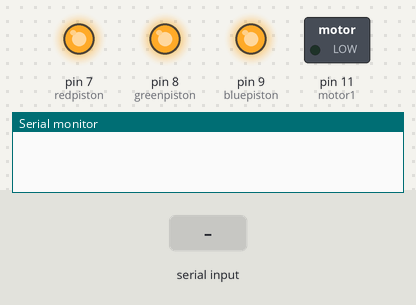
Simulated run of this sketch. Board: Arduino Uno, built with avr-gcc and run on an emulated ATmega328P. Parts: switched loads named in the sketch (green lamp = pin HIGH), output pins drawn as LEDs (lit = HIGH), the last lines printed to the serial monitor. The inputs (shaded band) are chosen by the test bench.

Above: at 1.2 s.
1.3 s: "P" received over Serial
At 3.0 s:
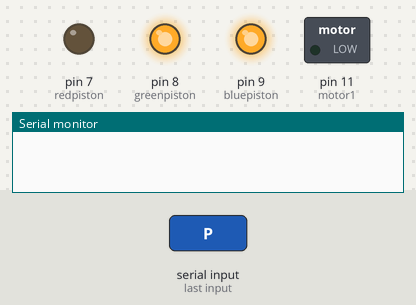
4.3 s: "G" received over Serial
At 12.3 s:
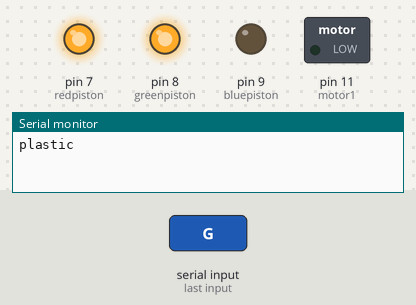
Timing chart, 0 to 14.3 s (numbered marks = the images above; inputs shaded):
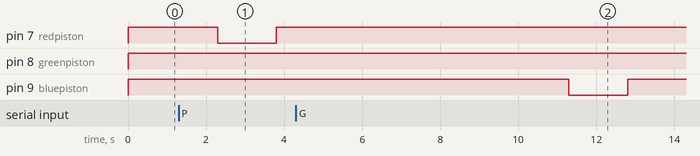

Measured:
- after the input at 1.3 s, pin 7 (redpiston): HIGH → LOW after 1.0 s, → HIGH 1.5 s later
- after the input at 4.3 s, pin 9 (bluepiston): HIGH → LOW after 7.0 s, → HIGH 1.5 s later

The sketch:

arduino_code.ino
```cpp
int redpiston = 7;
int greenpiston = 8;
int bluepiston = 9;
int motor1 = 11;


void setup() {
  // put your setup code here, to run once:
  Serial.begin(9600);
    pinMode(redpiston, OUTPUT);
  pinMode(greenpiston, OUTPUT);
  pinMode(bluepiston, OUTPUT);
  pinMode(motor1, OUTPUT); //direction+

}

void loop() {
   char command = Serial.read();

     digitalWrite(motor1,LOW );
     digitalWrite(redpiston, HIGH);
     digitalWrite(bluepiston, HIGH);
     digitalWrite(greenpiston, HIGH);

    if (command == 'P') {
      //Serial.println("Glass");
      delay(1000);
      digitalWrite(redpiston, LOW);
      delay(1500);
      digitalWrite(redpiston, HIGH);


    }
    else if (command == 'G') {
      Serial.println("plastic");
      delay(7000);
      digitalWrite(bluepiston, LOW);
      delay(1500);
      digitalWrite(bluepiston, HIGH);


    }
    else if (command == 'a') {
      //Serial.println("paper");
      delay(3700);
      digitalWrite(greenpiston, LOW );
      delay(1500);
      digitalWrite(greenpiston, HIGH);


   }

}
```
